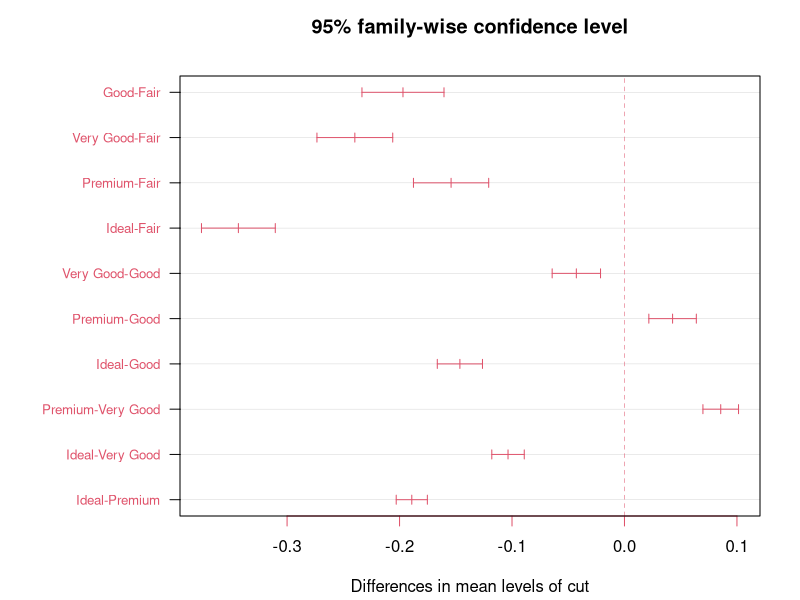
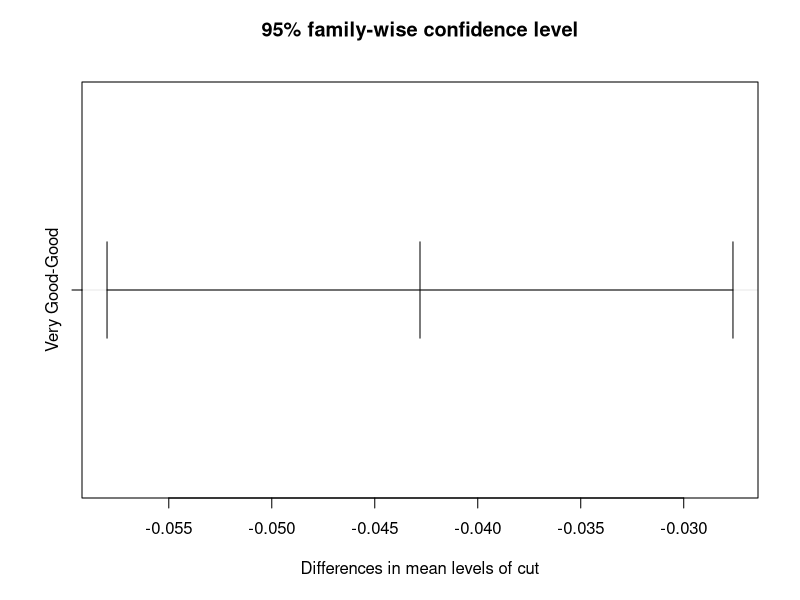
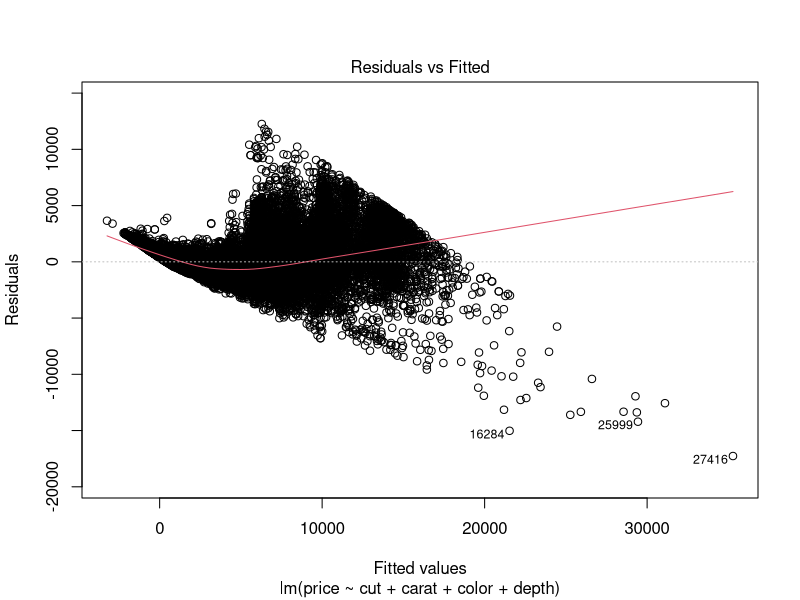
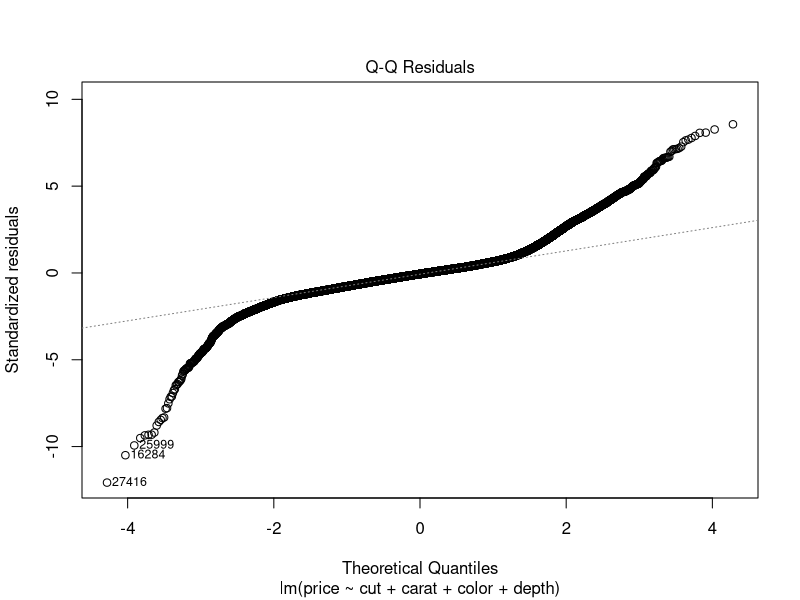
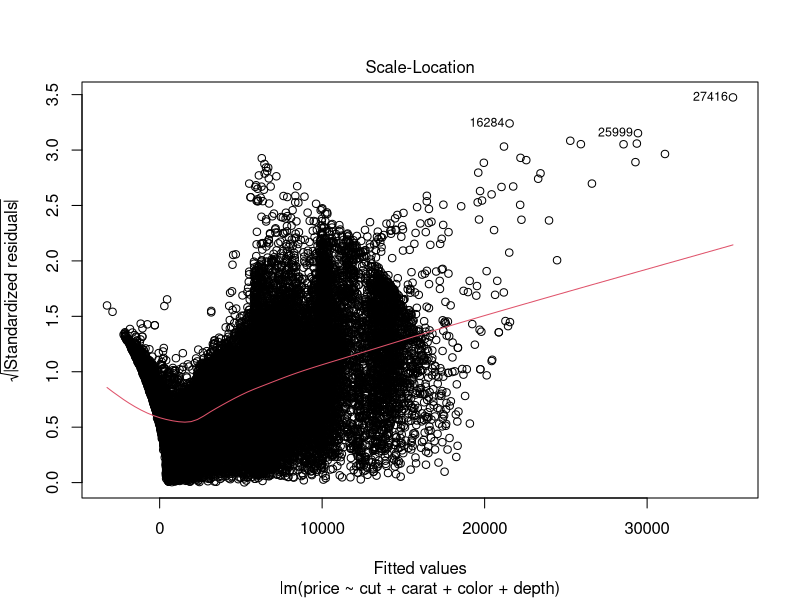
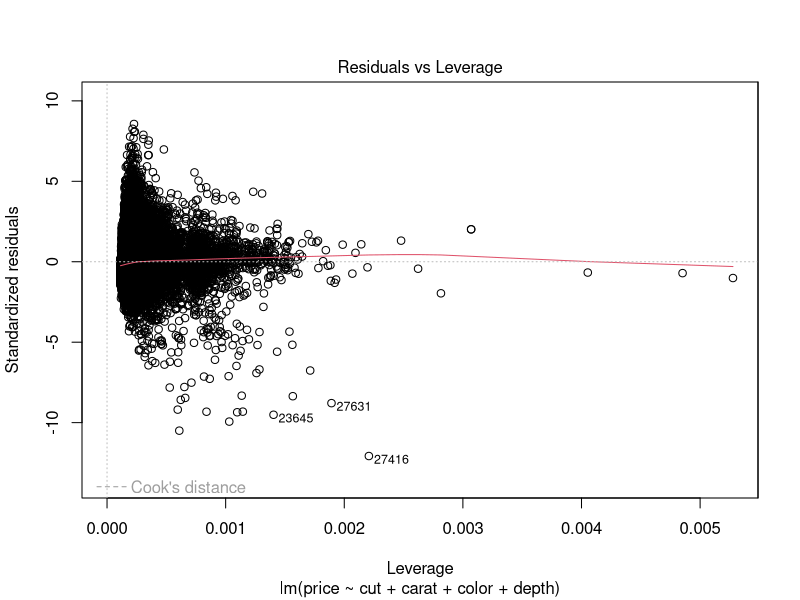
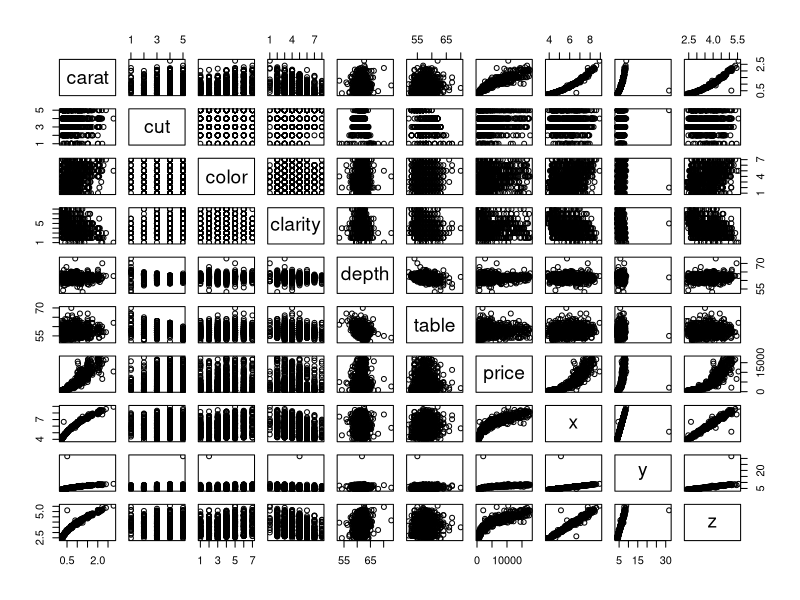

R code for these plots, in order:
## ---- chunk 1
#install.packages("rmarkdown")
#install.packages("tidyverse")
library("ggplot2")
## ---- chunk 2
oneanova <- aov(carat ~ cut, data = diamonds)
summary(oneanova)
## ---- chunk 3
summary(oneanova)
## ---- chunk 4
TukeyHSD(oneanova)
tuk <- TukeyHSD(oneanova)
psig=as.numeric(apply(tuk$`cut`[,2:3],1,prod)>=0)+1
op=par(mar=c(4.2,9,3.8,2))
plot(tuk,col=psig,yaxt="n")
for (j in 1:length(psig)){
axis(2,at=j,labels=rownames(tuk$`cut`)[length(psig)-j+1],
     las=1,cex.axis=.8,col.axis=psig[length(psig)-j+1])
}
par(op)
## ---- chunk 5
newdf <- subset(diamonds, cut == "Good" | cut == "Very Good")
newoneanova <- aov(carat ~ cut, data = newdf)
summary(newoneanova)
## ---- chunk 6
TukeyHSD(newoneanova)
plot(TukeyHSD(newoneanova))
## ---- chunk 7
fit <- lm(price ~ cut + carat + color + depth, data = diamonds)
summary(fit)
## ---- chunk 8
fitforward <- step(fit, direction = "forward")
plot(fitforward)
## ---- chunk 9
sampleSet <- sample(1:nrow(diamonds), 1000, replace = FALSE)
sampleData <- diamonds[sampleSet,]
plot(sampleData)
